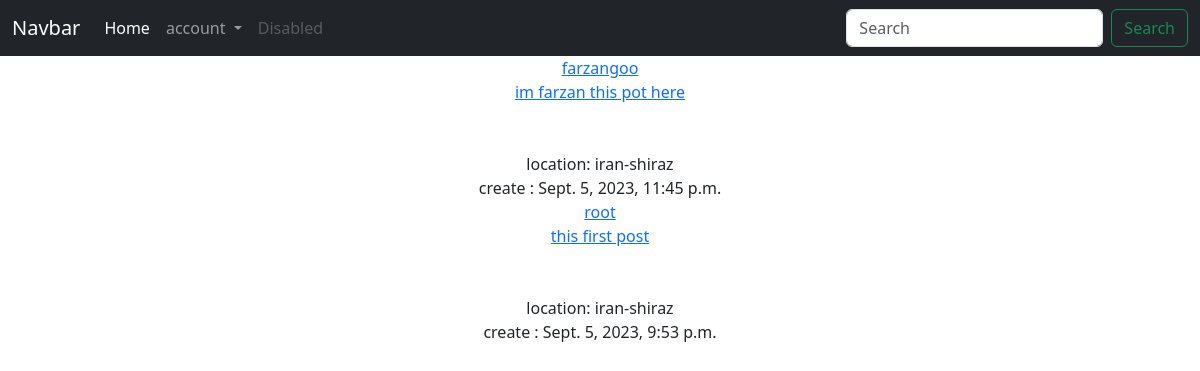
The app's page /, older data.
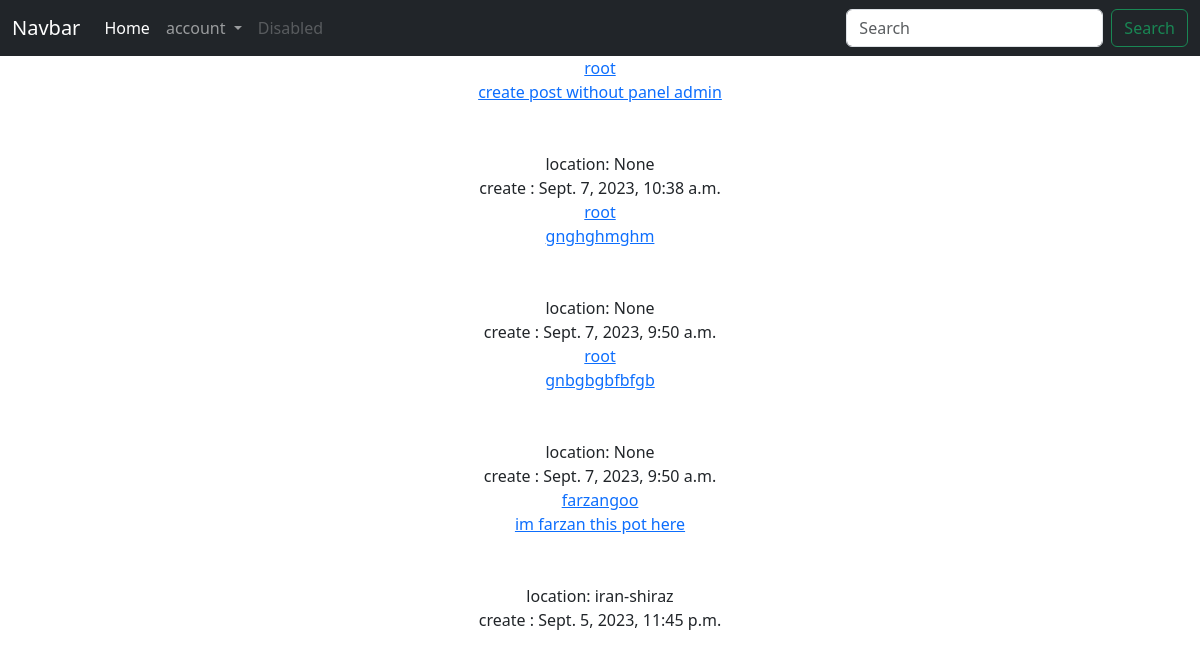
The same page, newer data.
### post/models.py (models this page shows, shortened)
class PostModel(CreateModel, UpdateModel):
    user = models.ForeignKey(User, on_delete=models.DO_NOTHING, related_name='posts')
    body = models.TextField(help_text='Please write caption')
    image = models.ImageField(upload_to='posts',blank=True, null=True, help_text='Please upload your image')
    video = models.FileField(upload_to='post/video', blank=True, null=True, help_text='please upload your video')
    location = models.CharField(max_length=730, blank=True, null=True,
                                help_text='You can write the location of this post')
    slug = models.SlugField(max_length=30)
    def get_absolute_url(self):
        return reverse("post:post_details", args=(self.id, self.slug))
    class StatusPost(models.Model):
        class StatusPosts(models.TextChoices):
            Published = 'pb', 'published'
            Rejected = 'rg', 'rejected'
        choose_status = models.CharField(
            max_length=2,
            choices=StatusPosts.choices,
            default=StatusPosts.Published
        )
    class Meta:
        verbose_name = _('post')
        verbose_name_plural = _('posts')
        db_table = 'post-model'
        ordering = ('-create_at', 'body', )

### accounts/models.py (models this page shows, shortened)
class User(AbstractBaseUser, CreateModel, UpdateModel):
    username = models.CharField(_("Username"), max_length=100, unique=True)
    email = models.EmailField(_("Email"), max_length=255, unique=True)
    full_name = models.CharField(_("Full name"), max_length=255)
    mobile_phone = models.CharField(_("Mobile"), max_length=11, unique=True)
    birthday = models.DateField(_("Birthday"), auto_now=timezone.now())
    profile_image = models.ImageField(_("Profile"), upload_to = 'images/profile')
    banner_image = models.ImageField(_("Profile"), upload_to = 'images/banner_profile')
    is_admin = models.BooleanField(_("is admin"), default=False)
    is_active = models.BooleanField(_("is active"), default=True)
    is_superuser = models.BooleanField(_("is superuser"), default=False)
    gender = (
        ('male', 'male'),
        ('female', 'female'),
    )
    gender_choose = models.CharField(_("Gender"), max_length=6, choices=gender)
    USERNAME_FIELD = "email"
    REQUIRED_FIELDS = ['mobile_phone', 'full_name', 'username']
    objects = MyManager()
    def __str__(self) :
        return self.username
    class Meta:
        verbose_name = _("user")
        verbose_name_plural = _("users")
        db_table = "users-model"

### post/views.py (the view)
# urls.py: path("", views.HomeView.as_view(), name='home'),
class HomeView(View):
    template_name = 'post/home.html'
    def get(self, request):
        post = PostModel.objects.all()
        return render(request, self.template_name, {'post': post})

### post/templates/post/home.html (shortened to what this page needs)
{% extends 'base.html' %}
{% block content %}
    <section class='text-center'>
        {% for posts in post  %}
                <a href='{% url 'accounts:profile' posts.user.id %}'> {{ posts.user }} </a> </br>
                <a href='{{ posts.get_absolute_url }}'>{{ posts.body }}</a> </br>
                location: {{ posts.location }} </br>
                create : {{ posts.create_at }} </br>
        {% endfor %}
    </section>
{% endblock  %}

Row changes from the older to the newer data that the page shows:
removed PostModel: user "root", body "this first post", location "iran-shiraz", create_at "Sept. 5, 2023, 9:53 p.m."
added PostModel: user "root", body "create post without panel admin", location "None", create_at "Sept. 7, 2023, 10:38 a.m."
added PostModel: user "root", body "gnghghmghm", location "None", create_at "Sept. 7, 2023, 9:50 a.m."
added PostModel: user "root", body "gnbgbgbfbfgb", location "None", create_at "Sept. 7, 2023, 9:50 a.m."
